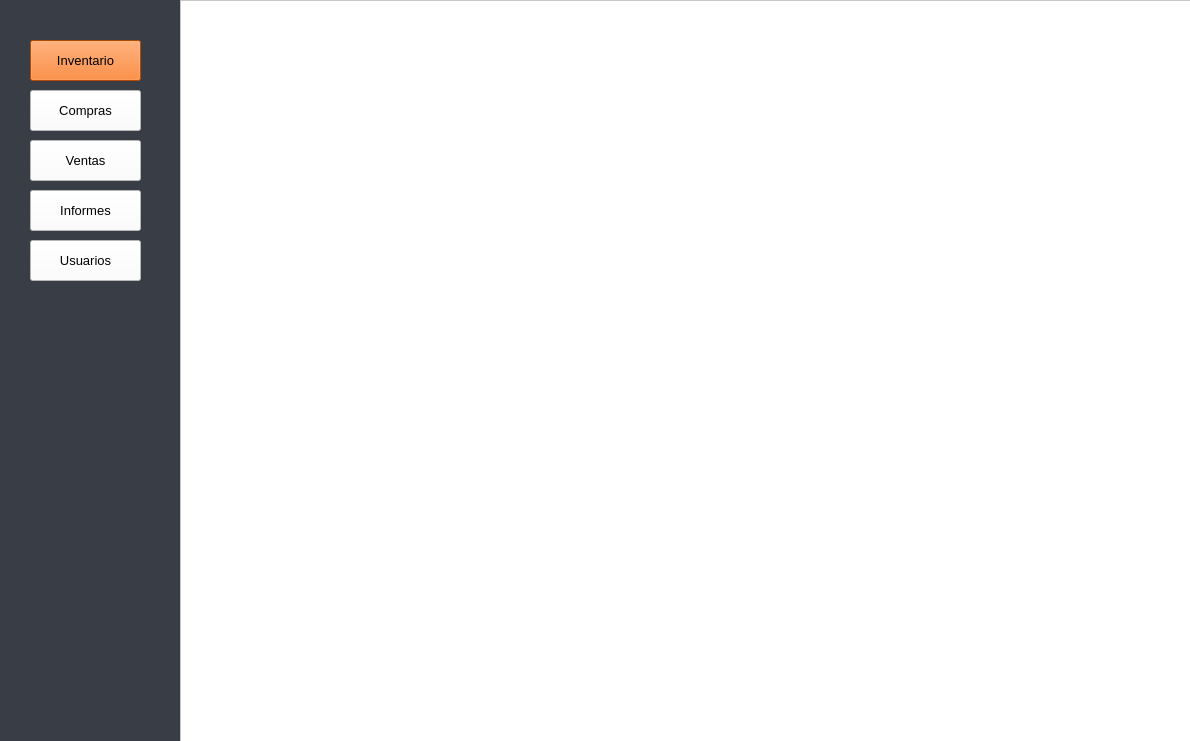
<?xml version="1.0" encoding="UTF-8"?>
<ui version="4.0">
 <class>Inventario</class>
 <widget class="QMainWindow" name="Inventario">
  <property name="geometry">
   <rect>
    <x>0</x>
    <y>0</y>
    <width>1190</width>
    <height>741</height>
   </rect>
  </property>
  <property name="windowTitle">
   <string>Inventario</string>
  </property>
  <property name="styleSheet">
   <string notr="true">background-color: rgb(57, 62, 70);</string>
  </property>
  <widget class="QWidget" name="centralwidget">
   <widget class="QTableWidget" name="tablaInventario">
    <property name="enabled">
     <bool>true</bool>
    </property>
    <property name="geometry">
     <rect>
      <x>180</x>
      <y>0</y>
      <width>1011</width>
      <height>746</height>
     </rect>
    </property>
    <property name="maximumSize">
     <size>
      <width>4096</width>
      <height>1920</height>
     </size>
    </property>
    <property name="font">
     <font>
      <family>Arial</family>
      <pointsize>12</pointsize>
     </font>
    </property>
    <property name="layoutDirection">
     <enum>Qt::LeftToRight</enum>
    </property>
    <property name="styleSheet">
     <string notr="true">background-color: rgb(255, 255, 255);</string>
    </property>
   </widget>
   <widget class="QPushButton" name="botonInformes">
    <property name="geometry">
     <rect>
      <x>30</x>
      <y>190</y>
      <width>111</width>
      <height>41</height>
     </rect>
    </property>
    <property name="font">
     <font>
      <family>Arial</family>
      <pointsize>10</pointsize>
      <weight>50</weight>
      <bold>false</bold>
     </font>
    </property>
    <property name="styleSheet">
     <string notr="true">background-color: rgb(255, 255, 255);</string>
    </property>
    <property name="text">
     <string>Informes</string>
    </property>
   </widget>
   <widget class="QPushButton" name="botonCompras">
    <property name="geometry">
     <rect>
      <x>30</x>
      <y>90</y>
      <width>111</width>
      <height>41</height>
     </rect>
    </property>
    <property name="font">
     <font>
      <family>Arial</family>
      <pointsize>10</pointsize>
      <weight>50</weight>
      <bold>false</bold>
     </font>
    </property>
    <property name="styleSheet">
     <string notr="true">background-color: rgb(255, 255, 255);</string>
    </property>
    <property name="text">
     <string>Compras</string>
    </property>
   </widget>
   <widget class="QPushButton" name="botonInventario">
    <property name="geometry">
     <rect>
      <x>30</x>
      <y>40</y>
      <width>111</width>
      <height>41</height>
     </rect>
    </property>
    <property name="font">
     <font>
      <family>Arial</family>
      <pointsize>10</pointsize>
      <weight>50</weight>
      <bold>false</bold>
     </font>
    </property>
    <property name="styleSheet">
     <string notr="true">background-color: rgb(255, 102, 0);</string>
    </property>
    <property name="text">
     <string>Inventario</string>
    </property>
   </widget>
   <widget class="QPushButton" name="botonVentas">
    <property name="geometry">
     <rect>
      <x>30</x>
      <y>140</y>
      <width>111</width>
      <height>41</height>
     </rect>
    </property>
    <property name="font">
     <font>
      <family>Arial</family>
      <pointsize>10</pointsize>
      <weight>50</weight>
      <bold>false</bold>
     </font>
    </property>
    <property name="styleSheet">
     <string notr="true">background-color: rgb(255, 255, 255);</string>
    </property>
    <property name="text">
     <string>Ventas</string>
    </property>
   </widget>
   <widget class="QPushButton" name="Usuarios">
    <property name="geometry">
     <rect>
      <x>30</x>
      <y>240</y>
      <width>111</width>
      <height>41</height>
     </rect>
    </property>
    <property name="font">
     <font>
      <family>Arial</family>
      <pointsize>10</pointsize>
      <weight>50</weight>
      <bold>false</bold>
     </font>
    </property>
    <property name="styleSheet">
     <string notr="true">background-color: rgb(255, 255, 255);</string>
    </property>
    <property name="text">
     <string>Usuarios</string>
    </property>
   </widget>
  </widget>
 </widget>
 <tabstops>
  <tabstop>botonInventario</tabstop>
  <tabstop>botonCompras</tabstop>
  <tabstop>botonVentas</tabstop>
  <tabstop>botonInformes</tabstop>
  <tabstop>Usuarios</tabstop>
  <tabstop>tablaInventario</tabstop>
 </tabstops>
 <resources/>
 <connections/>
</ui>
